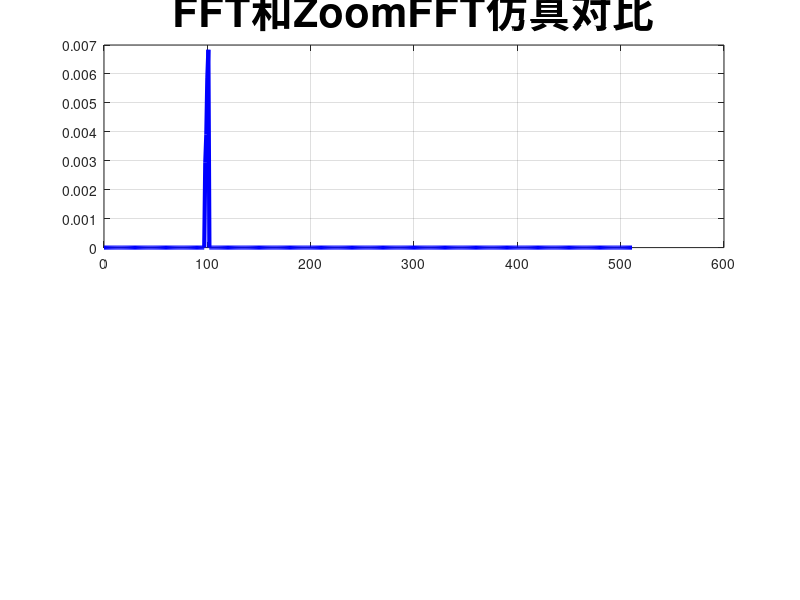

Here is the MATLAB script that generated this plot: (Note: this script raises an error after producing the figure.)
clear;
close all;
clc;
fs=1024;   %采样频率
N=1024;    %傅里叶变换点数
D=50;      %细化倍数
M=200;     %滤波器阶数
t=(0:N*D+2*M)/fs;    %时间轴

% x = 1.5 * cos(2 * pi * 98 * t);

x = 1.5 * cos(2 * pi * 98 * t) + 2 * cos(2 * pi * 99 * t) + ...
3 * cos(2 * pi * 100. * t) + 3.5 * cos(2 * pi * 101 *t);


xf=fft(x,N);     %傅里叶变换
xf=abs(xf(1:N/2))/N*2;

fe=99.5;     %中心频率

k=1:M;      
w=0.5+0.5*cos(pi*k/M);          %Hanning函数

fl=max(fe-fs/(4*D),-fs/2.2);    %频率下限
fh=min(fe+fs/(4*D),fs/2.2);     %频率上限

yf=D*fl; 
df=fs/D/N;        %分辨率
f=fl:df:fl+(N/2-1)*df;
xz=zeros(1,N/2);
wl=2*pi*fl/fs;    %归一化角频率
wh=2*pi*fh/fs;
hr(1)=(wl-wh)/pi;
hr(2:M+1)=(sin(wl*k)-sin(wh*k))./(pi*k).*w;
hi(1)=0;
hi(2:M+1)=(cos(wl*k)-cos(wh*k))./(pi*k).*w;

p=0:N-1;
w=0.5-0.5*cos(2*pi*p/N);
xrz=zeros(1,N/2);
xiz=zeros(1,N/2);
% L=10;   %循环次数
% for i=1:L
    for k=1:N
        kk=(k-1)*D+M;
        xrz(k)=x(kk+1)*hr(1)+sum(hr(2:M+1).*(x(kk+2:kk+M+1)+x(kk:-1:kk-M+1)));
        xiz(k)=x(kk+1)*hi(1)+sum(hi(2:M+1).*(x(kk+2:kk+M+1)-x(kk:-1:kk-M+1)));
    end
    xzt=(xrz+1j*xiz).*exp(-1j*2*pi*(0:N-1)*yf/fs);
    xzt=xzt.*w;
    xzt=xzt-sum(xzt)/N;
    xzt=fft(xzt);
    xz=xz+(abs(xzt(1:N/2))/N*2).^2;
% end
% xz=(xz./L).^0.5;

figure();
subplot(211);
plot((0:N/2-1)*fs/N, 2 * abs(xf(1:(N/2))) / N, 'b', 'LineWidth', 3);
grid on;
title('FFT和ZoomFFT仿真对比','FontSize',30);
ax1 = gca;  % 获取当前子图的坐标轴对象
ax1.FontSize = 25;  % 设置坐标轴上文字的字体大小
xlabel('Frequency (Hz)','FontSize',30);
ylabel('Amplitude','FontSize',30);
legend('FFT','FontSize',25);

subplot(212);
plot(f, xz, 'r', 'LineWidth', 3);
grid on;
ax1 = gca;  % 获取当前子图的坐标轴对象
ax1.FontSize = 25;  % 设置坐标轴上文字的字体大小
xlabel('Frequency (Hz)','FontSize',30);
ylabel('Amplitude','FontSize',30);
legend('ZoomFFT','FontSize',25);


